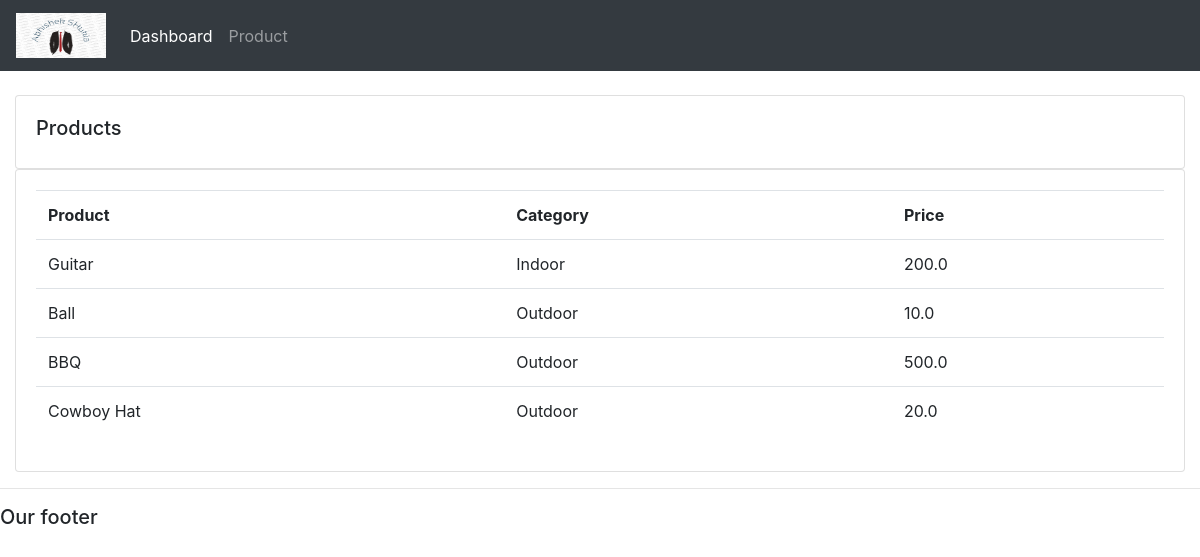
The app's page /product, older data.
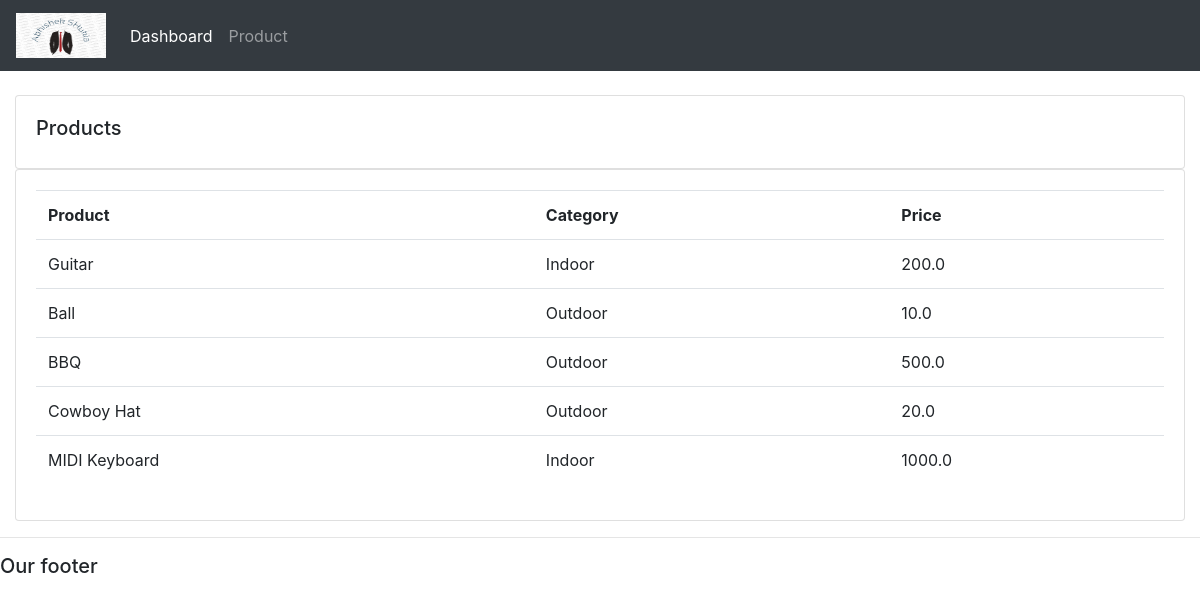
The same page, newer data.
### accounts/models.py (models this page shows, shortened)
class Product(models.Model):
    CATEGORY = (
        ('Indoor', 'Indoor'),
        ('Outdoor', 'Outdoor'),
    )
    name = models.CharField(max_length=200, null=True)
    price = models.FloatField(null=True)
    category = models.CharField(max_length=200, null=True, choices=CATEGORY)
    description = models.CharField(max_length=200, null=True)
    date_created = models.DateTimeField(auto_now_add=True, null=True)
    tag = models.ManyToManyField(Tag)

### accounts/views.py (the view)
# urls.py: path("product", views.product, name="product"),
def product(request):
    products = Product.objects.all()
    return render(request, "accounts/product.html", {'products': products})

### accounts/templates/accounts/product.html
{%  extends 'accounts/main.html' %}
{% block content %}
		<br>
		<div class="row">
			<div class="col-md">
				<div class="card card-body">
					<h5>Products</h5>
				</div>
				<div class="card card-body">
					<table class="table">
						<tr>
							<th>Product</th>
							<th>Category</th>
							<th>Price</th>
						</tr>
						{%for i in products%}
							<tr>
								<td>{{i.name}}</td>
								<td>{{i.category}}</td>
								<td>{{i.price}}</td>
							</tr>
						{%endfor%}
					</table>
				</div>
			</div>
		</div>
{% endblock content %}

Row changes from the older to the newer data that the page shows:
added Product: name "MIDI Keyboard", category "Indoor", price "1000.0"
